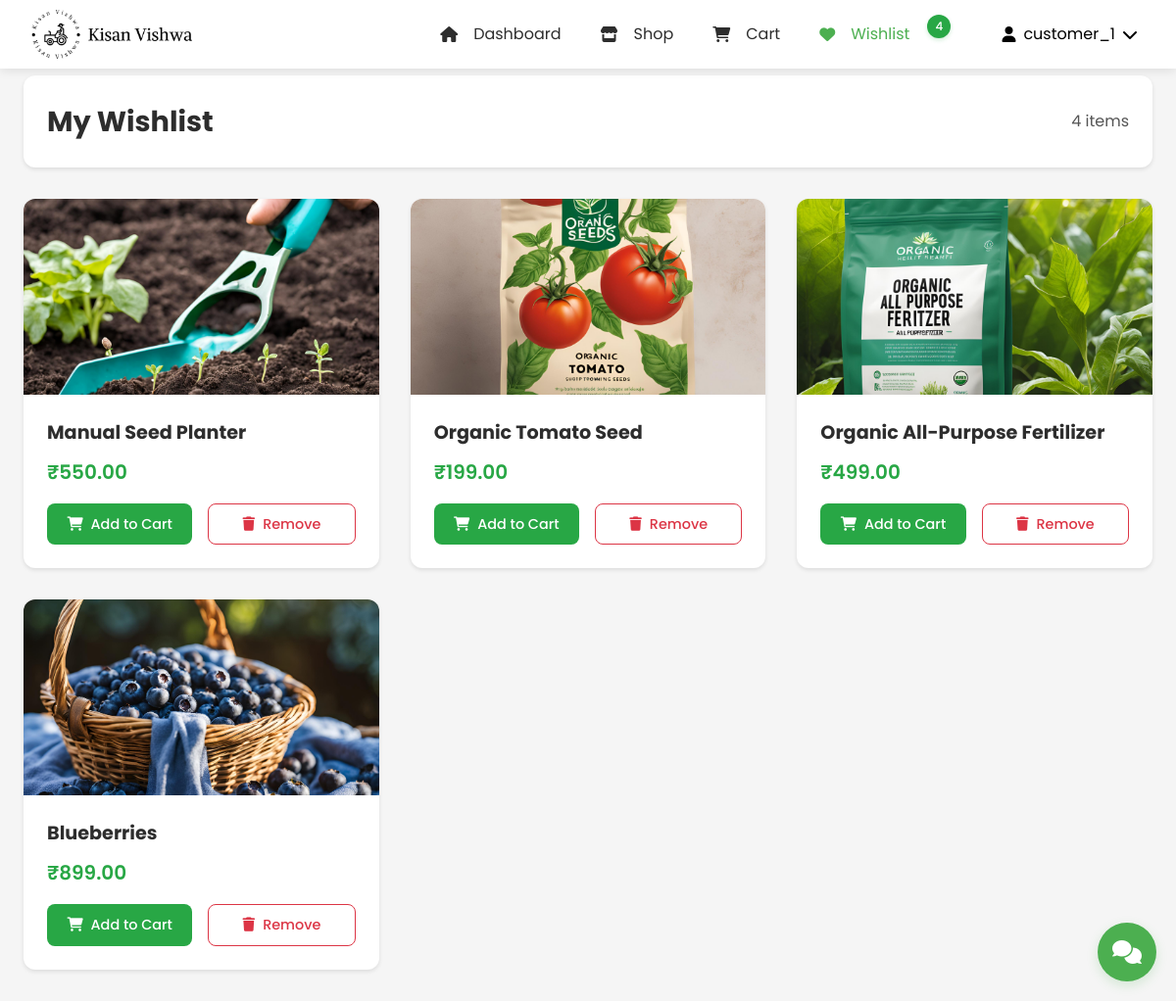
/customer/wishlist/ (signed in), run on the app's committed database.
### customer_app/models.py (models this page shows)
class Wishlist(models.Model):
    user = models.ForeignKey(User, on_delete=models.CASCADE)
    product = models.ForeignKey(Product, on_delete=models.CASCADE)
    created_at = models.DateTimeField(auto_now_add=True)
    class Meta:
        unique_together = ('user','product')

### product_app/models.py (models this page shows, shortened)
class Product(models.Model):
    CATEGORY_CHOICES = [
        ('vegetables', 'Vegetables'),
        ('fruits', 'Fruits'),
        ('grains', 'Grains'),
        ('dairy', 'Dairy'),
        ('tools', 'Tools & Equipment'),
        ('seeds', 'Seeds & Saplings'),
        ('pesticides', 'Pesticides & Fertilizers'),
        ('organic', 'Organic Products'),
        ('livestock', 'Livestock & Feed'),
        ('other', 'Other')
    ]
    name = models.CharField(max_length=200)
    category = models.CharField(max_length=100, choices=CATEGORY_CHOICES, default='other')
    price = models.DecimalField(max_digits=10, decimal_places=2)
    quantity = models.IntegerField()
    description = models.TextField()
    image = models.ImageField(
        upload_to='products/',
        null=True,
        blank=True
    )
    farmer = models.ForeignKey(User, on_delete=models.CASCADE)
    created_at = models.DateTimeField(auto_now_add=True)
    updated_at = models.DateTimeField(auto_now=True)
    is_featured = models.BooleanField(default=False)
    is_deleted = models.BooleanField(default=False)
    def get_image_url(self):
        if self.image and hasattr(self.image, 'url'):
            return self.image.url
        return static('images/default_product.jpg')

### customer_app/views.py (the view)
# urls.py: path('wishlist/', views.view_wishlist, name='customer_wishlist'),
@login_required
def view_wishlist(request):
    wishlist_items = Wishlist.objects.filter(user=request.user)
    return render(request, 'customer_app/wishlist.html', {'wishlist_items': wishlist_items})

### customer_app/context_processors.py (called while the page is built, shortened)
def wishlist_and_cart_counts(request):
    if request.user.is_authenticated:
        cart_items = CartItem.objects.filter(user=request.user).select_related('product')
        wishlist_items = Wishlist.objects.filter(user=request.user)
        return {
            'cart_items_count': cart_items.count(),
            'cart_total': sum(item.total_price for item in cart_items),
            'wishlist_count': wishlist_items.count(),
            'wishlist_product_ids': set(item.product_id for item in wishlist_items)
        }

def wishlist_status(request):
    if request.user.is_authenticated:
        wishlist_items = Wishlist.objects.filter(user=request.user).select_related('product')
        return {
            'wishlist_product_ids': set(item.product.id for item in wishlist_items),
            'wishlist_products': [item.product for item in wishlist_items]
        }
    return {
        'wishlist_product_ids': set(),
        'wishlist_products': []
    }

def product_categories(request):
    CATEGORY_ICONS = {
        'vegetables': 'fa-carrot',
        'fruits': 'fa-apple-alt',
        'grains': 'fa-wheat',
        'dairy': 'fa-cheese',
        'tools': 'fa-tools',
        'seeds': 'fa-seedling',
        'pesticides': 'fa-spray-can',
        'organic': 'fa-leaf',
        'livestock': 'fa-cow',
        'other': 'fa-box'
    }
    return {
        'PRODUCT_CATEGORIES': Product.CATEGORY_CHOICES,
        'CATEGORY_ICONS': CATEGORY_ICONS
    }

### customer_app/templates/customer_app/wishlist.html (shortened to what this page needs)
{% load static %}
<!DOCTYPE html>
<html lang="en">
<head>
    <link rel="stylesheet" href="https://cdnjs.cloudflare.com/ajax/libs/normalize/8.0.1/normalize.min.css">
    <link rel="stylesheet" href="https://cdnjs.cloudflare.com/ajax/libs/font-awesome/6.0.0/css/all.min.css">
    <link rel="stylesheet" type="text/css" href="{% static 'css/CustomerNavBar.css' %}">
    <link rel="stylesheet" type="text/css" href="{% static 'css/customerdesign.css' %}">
    <link rel="stylesheet" type="text/css" href="{% static 'css/wishlist.css' %}">
    <link rel="stylesheet" href="{% static 'css/chat_widget.css' %}">
</head>
<body>
    {% include 'NavBar/CustomerNavBar.html' %}
    <main class="main-container">
        <div class="wishlist-header">
            <h1>My Wishlist</h1>
            <div class="wishlist-summary">
                <span>{{ wishlist_items|length }} items</span>
            </div>
        </div>
        {% if wishlist_items %}
            <div class="wishlist-grid">
                {% for item in wishlist_items %}
                    <div class="wishlist-card" data-product-id="{{ item.product.id }}">
                        <div class="wishlist-image">
                            <img src="{{ item.product.get_image_url }}" alt="{{ item.product.name }}">
                        </div>
                        <div class="wishlist-content">
                            <h2>{{ item.product.name }}</h2>
                            <p class="price">₹{{ item.product.price }}</p>
                            <div class="wishlist-actions">
                                <button onclick="addToCart('{{ item.product.id }}', this)" class="add-to-cart-btn">
                                    <i class="fas fa-shopping-cart"></i> Add to Cart
                                </button>
                                <button onclick="toggleWishlist('{{ item.product.id }}')" class="remove-btn">
                                    <i class="fas fa-trash"></i> Remove
                                </button>
                            </div>
                        </div>
                    </div>
                {% endfor %}
            </div>
        {% endif %}
    </main>
    <div id="chat-widget-container">
        {% include 'chatbot_app/chat_widget.html' %}
    </div>
</body>
</html>

### templates/NavBar/CustomerNavBar.html (shortened to what this page needs)
{% load static %}
<header class="site-header">
    <div class="header-container">
        <div class="brand">
            <a href="{% url 'customer_dashboard' %}" class="logo">
                <img src="{% static 'images/kisan_vishwa_logo.png' %}" alt="Kisan Vishwa Logo">
            </a>
        </div>
        <nav class="main-nav">
            <ul class="nav-list">
                <li>
                    <a href="{% url 'customer_dashboard' %}" class="nav-item {% if request.resolver_match.url_name == 'customer_dashboard' %}active{% endif %}">
                        <i class="fas fa-home"></i>
                        <span>Dashboard</span>
                    </a>
                </li>
                <li>
                    <a href="{% url 'shop' %}" class="nav-item {% if request.resolver_match.url_name == 'shop' %}active{% endif %}">
                        <i class="fas fa-store"></i>
                        <span>Shop</span>
                    </a>
                </li>
                <li>
                    <a href="{% url 'customer_cart' %}" class="nav-item {% if request.resolver_match.url_name == 'customer_cart' %}active{% endif %}">
                        <i class="fas fa-shopping-cart"></i>
                        <span>Cart</span>
                    </a>
                </li>
                <li>
                    <a href="{% url 'customer_wishlist' %}" class="nav-item {% if request.resolver_match.url_name == 'customer_wishlist' %}active{% endif %}">
                        <i class="fas fa-heart"></i>
                        <span>Wishlist</span>
                        {% if wishlist_count > 0 %}
                            <span class="badge">{{ wishlist_count }}</span>
                        {% endif %}
                    </a>
                </li>
            </ul>
            <div class="user-menu">
                <button class="user-menu-toggle">
                    <div class="user-info">
                        {% if user.customer_profile.profile_picture %}
                            <img src="{{ user.customer_profile.profile_picture.url }}" alt="" class="user-avatar">
                        {% else %}
                            <i class="fas fa-user"></i>
                        {% endif %}
                        <span>{{ user.username }}</span>
                        <i class="fas fa-chevron-down"></i>
                    </div>
                </button>
            </div>
        </nav>
    </div>
</header>

### static/css/CustomerNavBar.css (style rules this page uses)
:root { --warm-beige: #FAF7F2; --dark-beige: #E5E0D8; --dark-gray: #333333; --white: #ffffff; --forest-green: #28A745; --dark-green: #218838; --light-gray: #f9f9f9; --text-gray: #4A4A4A; --text-primary: #2D2D2D; --text-secondary: #555; --border-color: #e0e0e0; --shadow-color: rgba(0, 0, 0, 0.1); }
.site-header { background-color: var(--white); box-shadow: 0 2px 10px var(--shadow-color); position: fixed; width: 100%; top: 0; left: 0; z-index: 100; height: 70px; display: flex; align-items: center; isolation: isolate; }
.header-container { max-width: 1200px; width: 100%; margin: 0 auto; padding: 0 2rem; display: flex; justify-content: flex-start; align-items: center; height: 100%; gap: 2rem; }
.brand { display: flex; align-items: center; flex-shrink: 0; }
.logo { display: flex; align-items: center; text-decoration: none; color: var(--text-primary); padding-left: 0; }
.logo img { height: 50px; width: auto; margin-right: 12px; }
.main-nav { display: flex; align-items: center; margin-left: auto; gap: 1rem; isolation: isolate; }
.nav-list { display: flex; list-style: none; margin: 0; padding: 0; align-items: center; gap: 0.5rem; }
.nav-item { position: relative; display: flex; align-items: center; padding: 0.75rem 1rem; color: var(--text-primary); text-decoration: none; transition: color 0.3s; height: 100%; gap: 8px; }
.nav-item i { margin-right: 8px; }
.nav-item.active { color: #4CAF50; }
.badge { background-color: #4CAF50; color: white; padding: 4px 8px; border-radius: 12px; font-size: 0.75rem; font-weight: 500; min-width: 20px; height: 20px; display: inline-flex; align-items: center; justify-content: center; margin-left: 6px; box-shadow: 0 2px 4px rgba(76, 175, 80, 0.2); position: relative; top: -2px; }
.user-menu { position: relative; margin-left: 1rem; height: 100%; display: flex; align-items: center; }
.user-menu-toggle { background: none; border: none; padding: 0.5rem; cursor: pointer; display: flex; align-items: center; }
.user-info { display: flex; align-items: center; gap: 8px; }
body { padding-top: 45px !important; margin: 0; font-family: 'Poppins', sans-serif; isolation: isolate; }
@media (min-width: 1200px) { .header-container { padding: 0 2rem; } }

### static/css/customerdesign.css (style rules this page uses)
:root { --primary-color: #28a745; --secondary-color: #218838; --background-color: #FAF7F2; --text-primary: #2D2D2D; --text-secondary: #4A4A4A; --text-body: #555555; --white: #ffffff; --border-color: #e0e0e0; --shadow-sm: 0 2px 4px rgba(0, 0, 0, 0.1); --shadow-md: 0 4px 6px rgba(0, 0, 0, 0.1); --shadow-lg: 0 8px 16px rgba(0, 0, 0, 0.15); }
body { font-family: 'Poppins', sans-serif; margin: 0; padding: 0; background-color: var(--background-color); color: var(--text-body); line-height: 1.6; }
.main-container { max-width: 1200px; margin: 0 auto; padding: 2rem 1rem; min-height: calc(100vh - 70px); position: relative; z-index: 1; }
img { max-width: 100%; height: auto; }
.badge { background-color: var(--primary-color); color: var(--white); font-size: 0.75rem; font-weight: 500; min-width: 24px; height: 24px; padding: 0; border-radius: 50%; display: inline-flex; align-items: center; justify-content: center; margin-left: 6px; box-shadow: 0 2px 4px rgba(40, 167, 69, 0.2); position: relative; top: -8px; right: -4px; }

### customer_app/templates/customer_app/wishlist.html (style rules this page uses)
body { padding-top: 70px; background-color: #f5f5f5; }
.add-to-cart-btn { transition: all 0.3s ease; }

### data on the page
Wishlist: product.get_image_url (picture), product.name "Manual Seed Planter", product.price "550.00"
Wishlist: product.get_image_url (picture), product.name "Organic Tomato Seed", product.price "199.00"
Wishlist: product.get_image_url (picture), product.name "Organic All-Purpose Fertilizer", product.price "499.00"
Wishlist: product.get_image_url (picture), product.name "Blueberries", product.price "899.00"

### other printed values
{{ wishlist_count }} "4"
{{ user.username }} "customer_1"
{{ wishlist_items|length }} "4"
